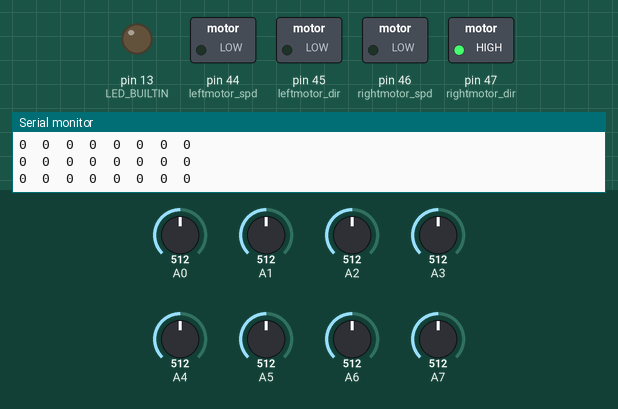
The sketch below on a simulated Arduino Mega 2560, built with avr-gcc and run on an emulated ATmega2560. Shown: switched loads named in the sketch (green lamp = pin HIGH), output pins drawn as LEDs (lit = HIGH), the last lines printed to the serial monitor. The test bench sets the inputs (shaded band); at power-on: A0 = 512, A7 = 512, A1 = 512, A2 = 512, A3 = 512, A4 = 512, A5 = 512, A6 = 512.

Above: at 1.2 s.
1.3 s: A0 set to 597
4.3 s: A0 set to 622
At 5.4 s:
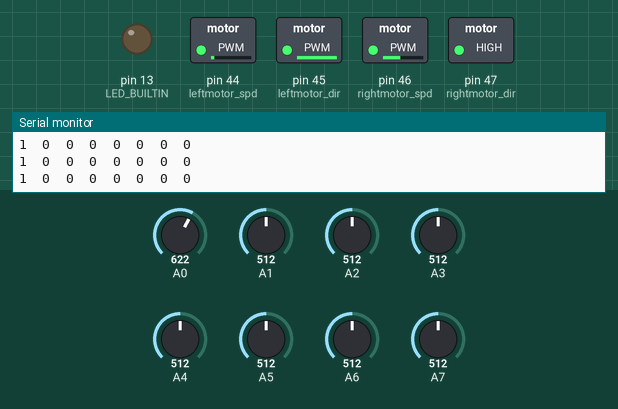
5.8 s: A7 set to 596
7.3 s: A7 set to 621
At 8.7 s:
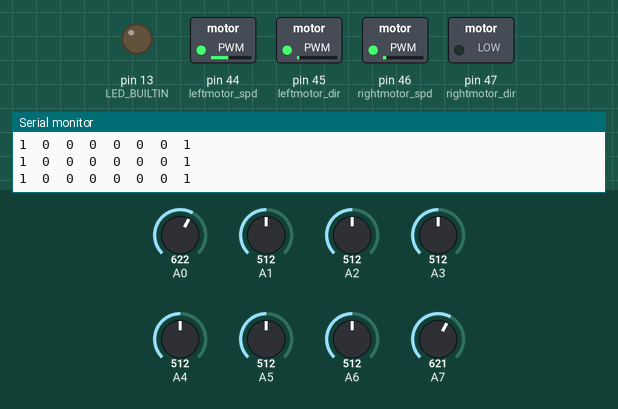
9.1 s: A0 set to 306
At 10.3 s:
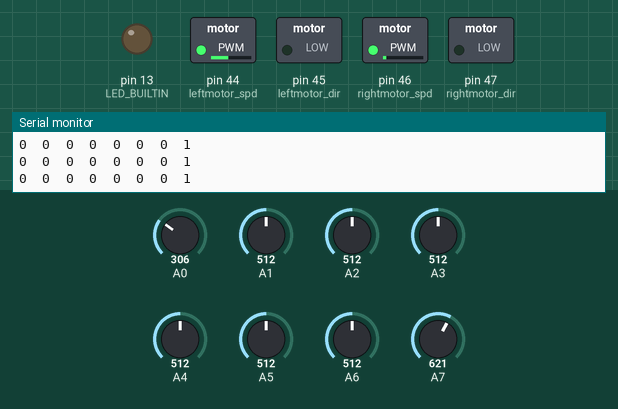
10.6 s: A7 set to 306
At 11.4 s:
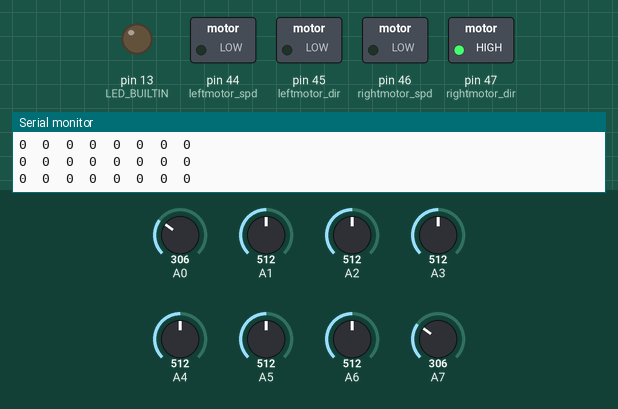
Timing chart, 0 to 13.1 s (numbered marks = the images above; inputs shaded):
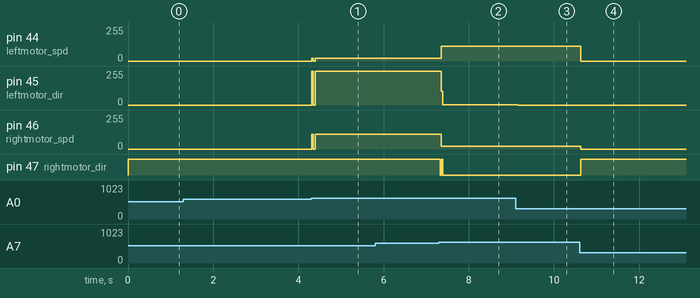

Measured:
- the behaviour switches between 610 and 611 on A0 (found by bisection; images 0 and 1)
- the behaviour switches between 610 and 611 on A7 (found by bisection; images 1 and 2)
- after the input at 4.3 s, pin 44 (leftmotor_spd): 0/255 → 20/255 at once; pin 45 (leftmotor_dir): 0/255 → 254/255 at once; pin 46 (rightmotor_spd): 0/255 → 110/255 at once
- after the input at 7.3 s, pin 44 (leftmotor_spd): 20/255 → 110/255 after 0.05 s; pin 45 (leftmotor_dir): 254/255 → 1/255 after 0.05 s; pin 46 (rightmotor_spd): 110/255 → 20/255 after 0.05 s; pin 47 (rightmotor_dir): HIGH → LOW at once, → HIGH 0.04 s later, → LOW 0.03 s later
- after the input at 9.1 s, pin 45 (leftmotor_dir): 1/255 → 0/255 after 0.05 s
- after the input at 10.6 s, pin 44 (leftmotor_spd): 110/255 → 0/255 at once; pin 46 (rightmotor_spd): 20/255 → 0/255 at once; pin 47 (rightmotor_dir): LOW → HIGH at once

The sketch:

resqueLine1.ino
```cpp
#include <NewPing.h>
#include <QTRSensors.h>
#define TRIGGER_PIN  6
#define ECHO_PIN     7
#define MAX_DISTANCE 1500


#define leftmotor_dir 45
#define leftmotor_spd 44
#define rightmotor_dir 47
#define rightmotor_spd 46
QTRSensors qtr;
const uint8_t SensorCount = 8;
uint16_t sensorValues[SensorCount];
int spd = 100;
int line = qtr.calibrationOn.minimum[4];
int sV[SensorCount];
int k;

NewPing sonar(TRIGGER_PIN, ECHO_PIN, MAX_DISTANCE);


void setup() {
  Serial.begin(9600);
  qtr.setTypeAnalog();
  qtr.setSensorPins((const uint8_t[]) {
    A0, A1, A2, A3, A4, A5, A6, A7
  }, SensorCount);
  qtr.setEmitterPin(2);
  pinMode(leftmotor_dir, OUTPUT);
  pinMode(leftmotor_spd, OUTPUT);
  pinMode(rightmotor_dir, OUTPUT);
  pinMode(rightmotor_spd, OUTPUT);
  pinMode(LED_BUILTIN, OUTPUT);

/*delay(200);
  digitalWrite(LED_BUILTIN, HIGH);
  digitalWrite(leftmotor_dir, HIGH);
      analogWrite(leftmotor_spd, spd);
      digitalWrite(rightmotor_dir, HIGH);
      analogWrite(rightmotor_spd, spd);
      for (uint16_t i = 0; i < 15; i++)
  {
    qtr.calibrate();
  }digitalWrite(leftmotor_dir, LOW);
      analogWrite(leftmotor_spd, spd);
      digitalWrite(rightmotor_dir, LOW);
      analogWrite(rightmotor_spd, spd);
   for (uint16_t i = 0; i < 30; i++)
  {
    qtr.calibrate();
  }digitalWrite(leftmotor_dir, HIGH);
      analogWrite(leftmotor_spd, spd);//
      digitalWrite(rightmotor_dir, HIGH);
      analogWrite(rightmotor_spd, spd);

    for (uint16_t i = 0; i < 15; i++)
  {
qtr.calibrate();
  }
  analogWrite(leftmotor_spd, spd-spd);
   analogWrite(rightmotor_spd, spd-spd);
   delay(200);
*/

}

void moving (bool Left, bool Right, int spd_L, int spd_R){
  Left = not Left;
  digitalWrite(leftmotor_dir, Left);
  analogWrite(leftmotor_spd, spd_L);
  digitalWrite(rightmotor_dir, Right);
  analogWrite(rightmotor_spd, spd_R);
}


void loop() {
 ///////////////////////////////////
 //LeftMotor LOW - вперёд
 //RightMotor HIGH - вперед
   digitalWrite(LED_BUILTIN, LOW);
  qtr.read(sensorValues);
  for (int i = 0; i < SensorCount; i++)
  {
    sV[i] = sensorValues[i];
    sV[i]-=570;
    if((i==0)||(i==7)){
      sV[i]-=30;
    }
    if(sV[i]<10){
      sV[i]=0;
    }
    else{
      sV[i]=1;
    }
    Serial.print(sV[i]);
    Serial.print('\t');
  }

if((sV[3]==1)||(sV[4]==1)){
  moving(1,1,spd,spd);
}
if((sV[1]==0)&&(sV[1]==0)&&(sV[2]==0)&&(sV[3]==0)&&(sV[4]==0)&&(sV[5]==0)&&(sV[6]==0)&&(sV[7]==0)){
  moving(1,1,0,0);
}
if((sV[1]==1)||(sV[2]==1)){
 moving(1,1,spd/2,spd);
}
if((sV[5]==1)||(sV[6]==1)){
 moving(1,1,spd,spd/2);
}
if(sV[0]==1){
 moving(0,1,spd/5,spd+10);
}
if(sV[7]==1){
 moving(1,0,spd+10,spd/5);
}
  Serial.println();
  }
```
